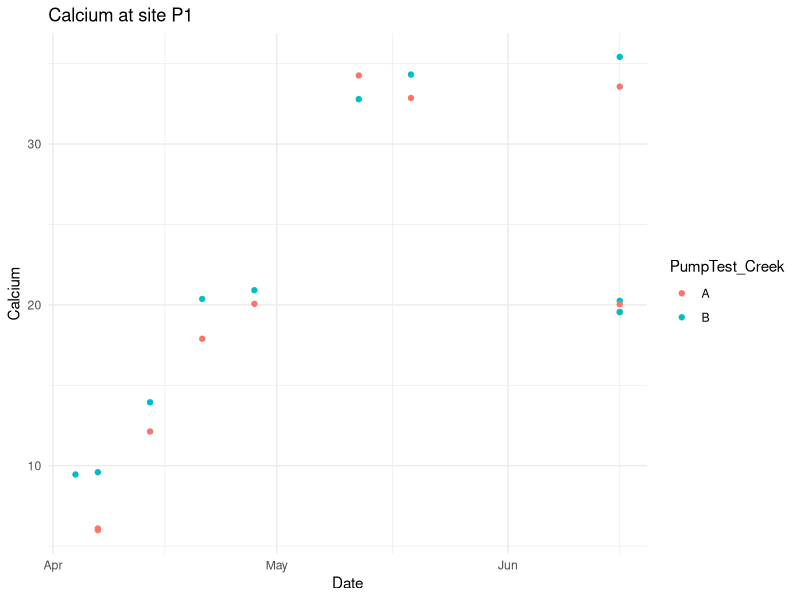
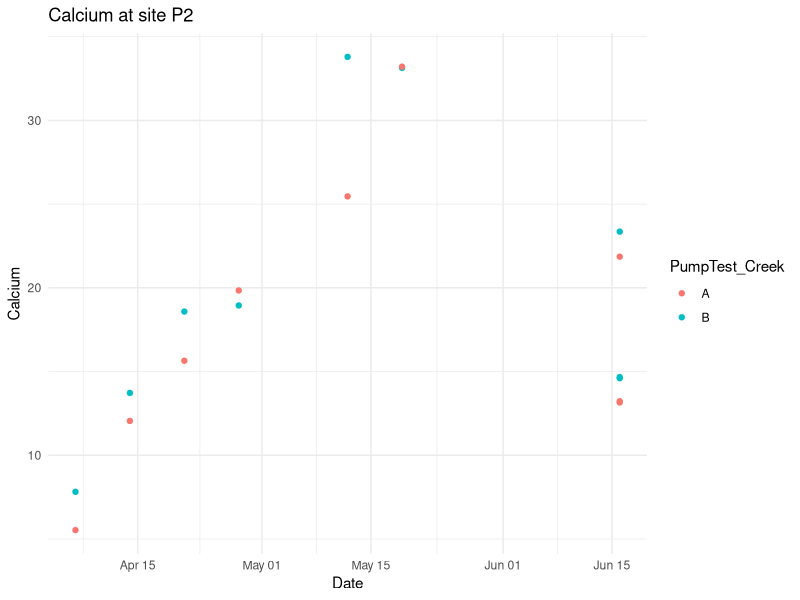
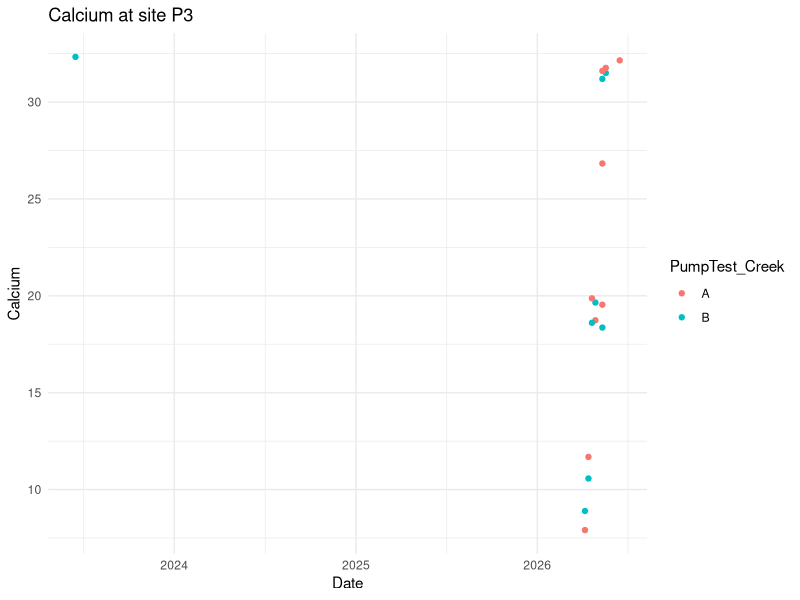
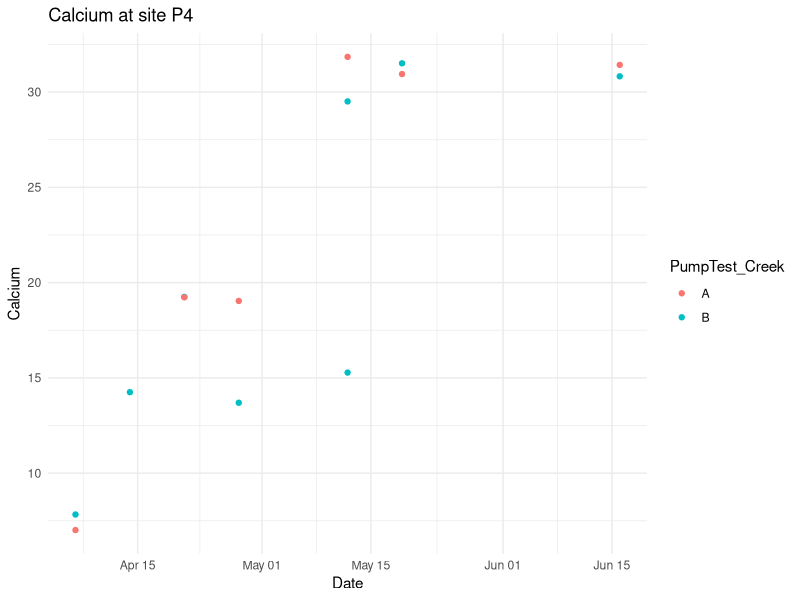
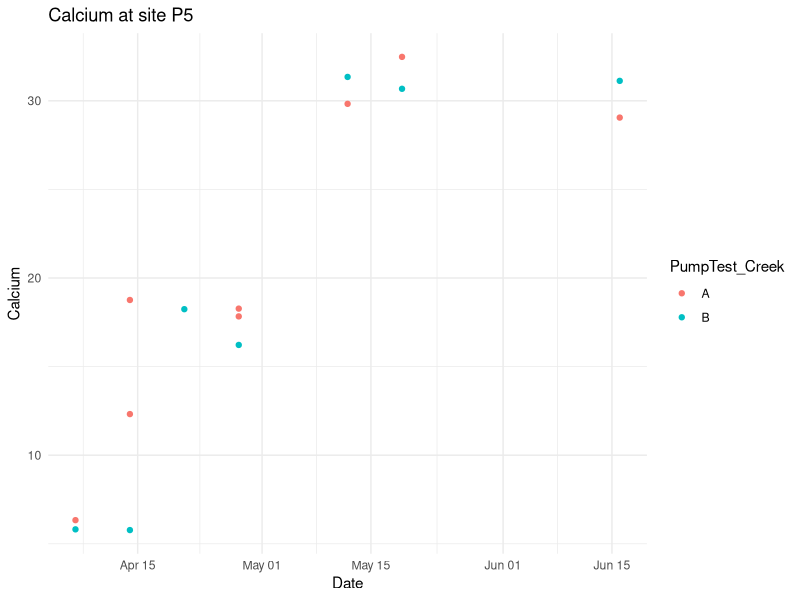
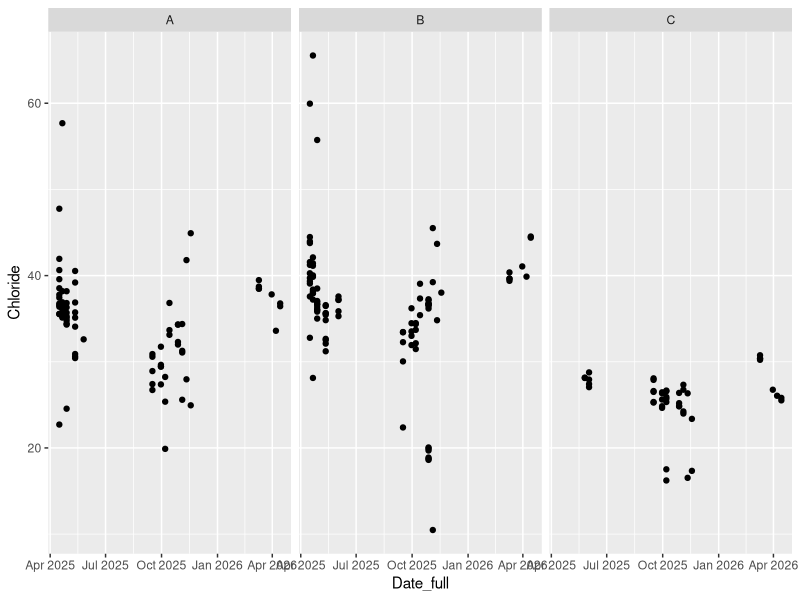
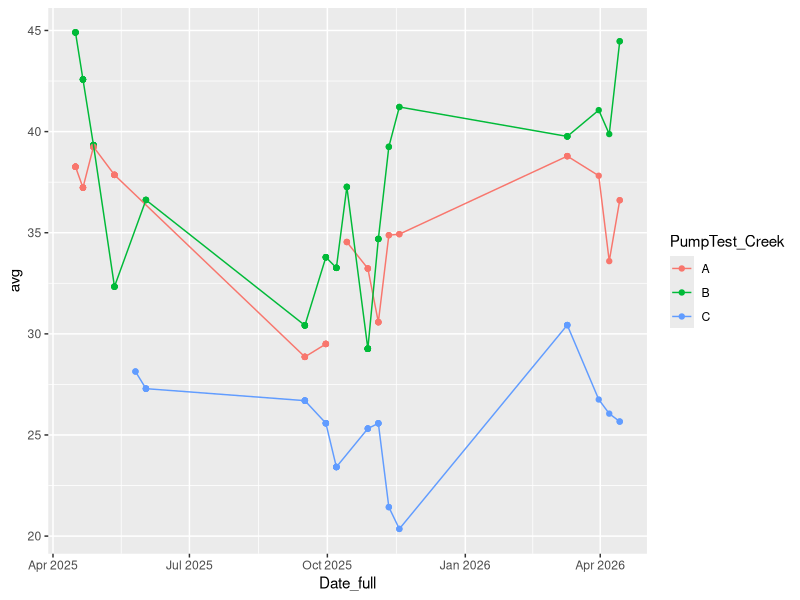
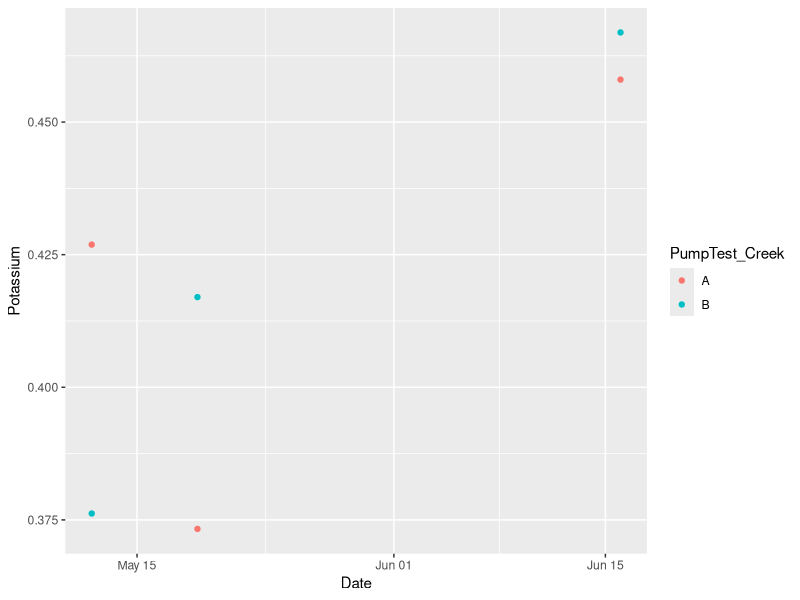

The R source for these figures, in order: (Note: this script raises an error after producing the figures.)
library(tidyverse)
library(lubridate)
library(RColorBrewer)

cations = read_csv("Creek and Well Cations - Sheet1.csv")

cations = cations %>% 
  mutate(
    MeasurementDate = mdy(MeasurementDate), 
    Date = mdy(Date),
    Calcium = as.numeric(Calcium), Magnesium = as.numeric(Magnesium), Potassium = as.numeric(Potassium), Sodium = as.numeric(Sodium) 
  )

anions = read_csv("Creek and Well Anion Data - newdatasorted.csv")
anions = anions %>% 
  mutate(
    MeasurementDate = mdy(MeasurementDate),
    Date_full = mdy(paste(Month, Day, Year, sep = " ")),
    Nitrate = as.numeric(Chloride), Flouride = as.numeric(Flouride), Chloride = as.numeric(Chloride)
  )

for(num in seq_along(1:5)) {
  site = paste0("P", num)
  p = cations %>% 
    filter(str_detect(Well, site), PumpTest_Creek != "C") %>%
    # drop_na() %>% 
    ggplot(aes(x = Date, y = Calcium, color = PumpTest_Creek)) + 
    geom_point() +
    # geom_line() +
    theme_minimal() +
    labs(title = paste0("Calcium at site ", site))
  print(p)
}




num = 1
site = paste0("P", num)
plot = anions %>%
  select(-c(Phosphate, Bromide, Nitrite)) %>% 
  drop_na() %>% 
  filter(Well == site) %>% 
  # group_by(PumpTest_Creek) %>%
  ggplot(aes(x = Date_full, y = Chloride)) +
  geom_point() +
  facet_grid(~PumpTest_Creek)
print(plot)
plot1 = anions %>%
  select(-c(Phosphate, Bromide, Nitrite)) %>% 
  filter(Well == site, SampleNum == 1) %>% 
  group_by(Date_full, PumpTest_Creek) %>% 
  mutate(avg = mean(Chloride)) %>% 
  ggplot(aes(x = Date_full, y = avg, color = PumpTest_Creek)) +
  geom_point() +
  geom_line()
print(plot1)  

data = anions %>%
  select(-c(Phosphate, Bromide, Nitrite)) %>% 
  drop_na() %>% 
  filter(Well == site, PumpTest_Creek != "C", SampleNum == 1) %>% 
  group_by(Date_full)


# pal2 = brewer.pal(n = 4, "Set2")[1:10]
cations %>% 
  filter(str_detect(Well, "P1"), PumpTest_Creek != "C", Dilution == "1:1") %>% 
  ggplot(aes(x = Date, y = Potassium, color = PumpTest_Creek)) + 
  geom_point()

anions %>% 
  filter(!is.na(SampleNum), PumpTest_Creek != "C") %>%
  drop_na() %>% 
  group_by(Well, Date) %>%
  summarize(avg = mean(Flouride)) %>%
  ggplot(aes(x = Date, y = avg, color = Well)) +
  geom_point() + 
  # geom_line() +
  # scale_color_manual(values = pal2) +
  theme_bw()


plot2 = anions %>%
  select(-c(Phosphate, Bromide, Nitrite)) %>% 
  filter(PumpTest_Creek != "C") %>% 
  group_by(Date_full, Well) %>% 
  mutate(avg = mean(Chloride)) %>% 
  ggplot(aes(x = Date_full, y = avg, color = Well)) +
  geom_point() +
  geom_line() +
  theme_bw() +
  labs(title = "Nitrate time series, averaged by well for each date", y = "Averaged Nitrate Concentration", x = "Date")
print(plot2)


plot3 = 
  ggplot() + 
  geom_point(data = anions %>% 
               filter(PumpTest_Creek != "C", Well == "P1") %>% 
               group_by(Date_full) %>% 
               summarize(avg = mean(Chloride, na.rm = TRUE), .groups = "drop"),
             aes(x = Date_full, y = avg, color = "P1 Well")) + 
  geom_line(data = anions %>% 
              filter(PumpTest_Creek != "C", Well == "P1") %>% 
              group_by(Date_full) %>% 
              summarize(avg = mean(Chloride, na.rm = TRUE), .groups = "drop"),
            aes(x = Date_full, y = avg), color = 'lightblue') +
  geom_point(data = anions %>% 
               filter(PumpTest_Creek == "C", Well == "P1") %>% 
               group_by(Date_full) %>% 
               summarize(avg = mean(Chloride, na.rm = TRUE), .groups = "drop"),
             aes(x = Date_full, y = avg, color = "P1 Creek")) + 
  geom_line(data = anions %>% 
              filter(PumpTest_Creek == "C", Well == "P1") %>% 
              group_by(Date_full) %>% 
              summarize(avg = mean(Chloride, na.rm = TRUE), .groups = "drop"),
            aes(x = Date_full, y = avg), color = 'red') +
  theme_bw() + 
  labs(title = "Nitrate at P1, well vs. Creek", color = "Location", x = "Date", y = "Nitrate Concentration")
print(plot3)

terrible_plot = function(site, metric) {
  plot = 
    ggplot() + 
    geom_point(data = anions %>% 
                 filter(PumpTest_Creek != "C", Well == site) %>% 
                 group_by(Date_full) %>% 
                 summarize(avg = mean(.data[[metric]], na.rm = TRUE), .groups = "drop"),
               aes(x = Date_full, y = avg, color = paste0(site, " well"))) + 
    geom_line(data = anions %>% 
                filter(PumpTest_Creek != "C", Well == site) %>% 
                group_by(Date_full) %>% 
                summarize(avg = mean(.data[[metric]], na.rm = TRUE), .groups = "drop"),
              aes(x = Date_full, y = avg), color = 'lightblue') +
    geom_point(data = anions %>% 
                 filter(PumpTest_Creek == "C", Well == site) %>% 
                 group_by(Date_full) %>% 
                 summarize(avg = mean(.data[[metric]], na.rm = TRUE), .groups = "drop"),
               aes(x = Date_full, y = avg, color = paste0(site, " creek"))) + 
    geom_line(data = anions %>% 
                filter(PumpTest_Creek == "C", Well == site) %>% 
                group_by(Date_full) %>% 
                summarize(avg = mean(.data[[metric]], na.rm = TRUE), .groups = "drop"),
              aes(x = Date_full, y = avg), color = 'red') +
    theme_bw(base_size = 20) + 
    scale_y_continuous(limits = c(0, 80)) +
    labs(title = paste0(metric, " at ", site, " well vs. Creek"), color = "Location", x = "Date", y = paste0(metric, " Concentration"))
  print(plot)
}

terrible_plot("P1", "Sulfate")
terrible_plot("P3", "Sulfate")
terrible_plot("P5", "Sulfate")
terrible_plot("P1", "Nitrate")
terrible_plot("P3", "Nitrate")
terrible_plot("P5", "Nitrate")
terrible_plot("P1", "Chloride")

## dan 
aa <- terrible_plot("P1", "Sulfate")
ab <- terrible_plot("P3", "Sulfate")
ac <- terrible_plot("P5", "Sulfate")
ba <- terrible_plot("P1", "Nitrate")
bb <- terrible_plot("P3", "Nitrate")
bc <- terrible_plot("P5", "Nitrate")
ca <- terrible_plot("P1", "Chloride")
cb <- terrible_plot("P3", "Chloride")
cc <- terrible_plot("P5", "Chloride") 

install.packages("gridExtra")
library(gridExtra)

(aa | ab |ac)/(ba |bb | bc)/(ca | cb |cc)+  plot_layout(guides = 'collect')

anions %>% filter(PumpTest_Creek != "A" & Well != "DO") %>% arrange(Date_full) %>%
  group_by(Date_full, Well) %>% 
  ggplot(aes(Date_full, Chloride, fill = PumpTest_Creek)) + geom_path() + 
  geom_point(pch = 21, size = 3) + facet_wrap(vars(Well)) + theme_bw(base_size = 16)


anions %>% 
  filter(Date_full == "2025-11-18") %>% 
  group_by(Well, PumpTest_Creek) %>% 
  summarize(avg = mean(Nitrate)) %>% 
  ggplot()

cations %>% 
  filter(!is.na(Well), Dilution == "1:4", Well != "C") %>% 
  group_by(Well, Date) %>% 
  summarize(avg = mean(Magnesium, na.rm = TRUE)) %>% 
  ggplot(aes(x = Date, y = avg, color = Well)) + 
  geom_point() + 
  geom_line()
